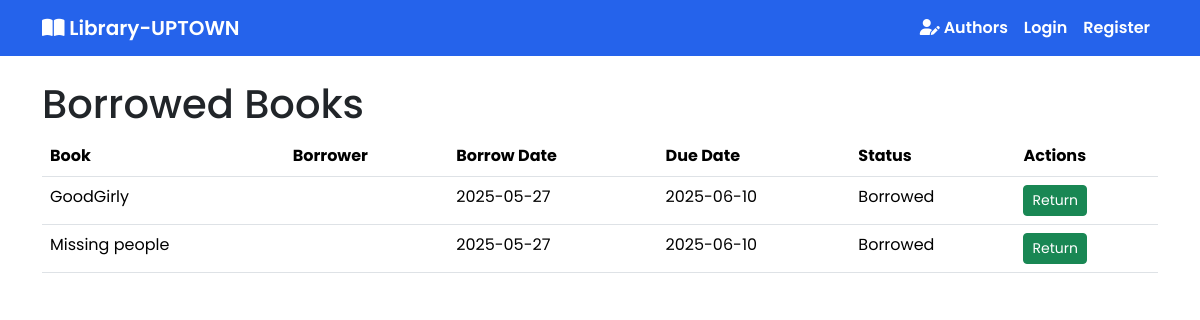
The app's page /library/borrows/ with its own data.
### library/models.py (models this page shows, shortened)
class BorrowRecord(models.Model):
    BOOK_STATUS = [
        ('BORROWED', 'Borrowed'),
        ('RETURNED', 'Returned'),
        ('OVERDUE', 'Overdue')
    ]
    book = models.ForeignKey(Book, on_delete=models.CASCADE)
    member = models.ForeignKey(Member, on_delete=models.CASCADE)
    borrow_date = models.DateField(auto_now_add=True)
    return_date = models.DateField(null=True, blank=True)
    due_date = models.DateField()
    status = models.CharField(max_length=10, choices=BOOK_STATUS, default='BORROWED')
    def is_overdue(self):
        return date.today() > self.due_date and self.status != 'RETURNED'
    class Meta:
        ordering = ['-borrow_date']

class Book(models.Model):
    CATEGORY_CHOICES = [
        ('FICTION', 'Fiction'),
        ('SCI-FI', 'Science Fiction'),
        ('BIOGRAPHY', 'Biography'),
        ('EDUCATION', 'Education')
    ]
    category = models.CharField(
        max_length=20,
        choices=CATEGORY_CHOICES,
        default='FICTION'
    )
    title = models.CharField(max_length=200)
    author = models.ForeignKey(Author, on_delete=models.CASCADE, related_name='books')
    isbn = models.CharField(
        'ISBN',
        max_length=13,
        unique=True,
        validators=[MinLengthValidator(13)]
    )
    publication_date = models.DateField()
    quantity = models.PositiveIntegerField(default=1)
    available = models.PositiveIntegerField(default=1)
    class Meta:
        ordering = ['title']

### library/views.py (the view)
# urls.py: path('borrows/', views.BorrowListView.as_view(), name='borrow-list'),
class BorrowListView(ListView):
    model = BorrowRecord
    template_name = 'library/borrow_list.html'
    context_object_name = 'borrows'
    paginate_by = 10

### library/models.py (called while the page is built)
    def __str__(self):
        return f"{self.user.first_name} {self.user.last_name}"

### library/templates/library/borrow_list.html (shortened to what this page needs)
{% extends 'base.html' %}
{% block content %}
<h1>Borrowed Books</h1>
<table class="table">
    <thead>
        <tr>
            <th>Book</th>
            <th>Borrower</th>
            <th>Borrow Date</th>
            <th>Due Date</th>
            <th>Status</th>
            <th>Actions</th>
        </tr>
    </thead>
    <tbody>
        {% for borrow in borrows %}
        <tr class="{% if borrow.is_overdue %}table-danger{% endif %}">
            <td>{{ borrow.book.title }}</td>
            <td>{{ borrow.member }}</td>
            <td>{{ borrow.borrow_date|date:"Y-m-d" }}</td>
            <td>{{ borrow.due_date|date:"Y-m-d" }}</td>
            <td>
                {{ borrow.get_status_display }}
            </td>
            <td>
                {% if borrow.status != 'RETURNED' %}
                <form method="post" action="{% url 'library:return-book' borrow.pk %}" style="display:inline;">
                    <button type="submit" class="btn btn-sm btn-success">Return</button>
                </form>
                {% endif %}
            </td>
        </tr>
        {% endfor %}
    </tbody>
</table>
{% endblock %}

### library/templates/base.html (style rules this page uses)
body, .navbar, .card, .table, .form-control, .form-select, .btn { font-family: 'Poppins', Arial, sans-serif; }

### records on screen
BorrowRecord: book "GoodGirly", borrow_date "2025-05-27", due_date "2025-06-10", status "Borrowed", shows "Return"
BorrowRecord: book "Missing people", borrow_date "2025-05-27", due_date "2025-06-10", status "Borrowed", shows "Return"
